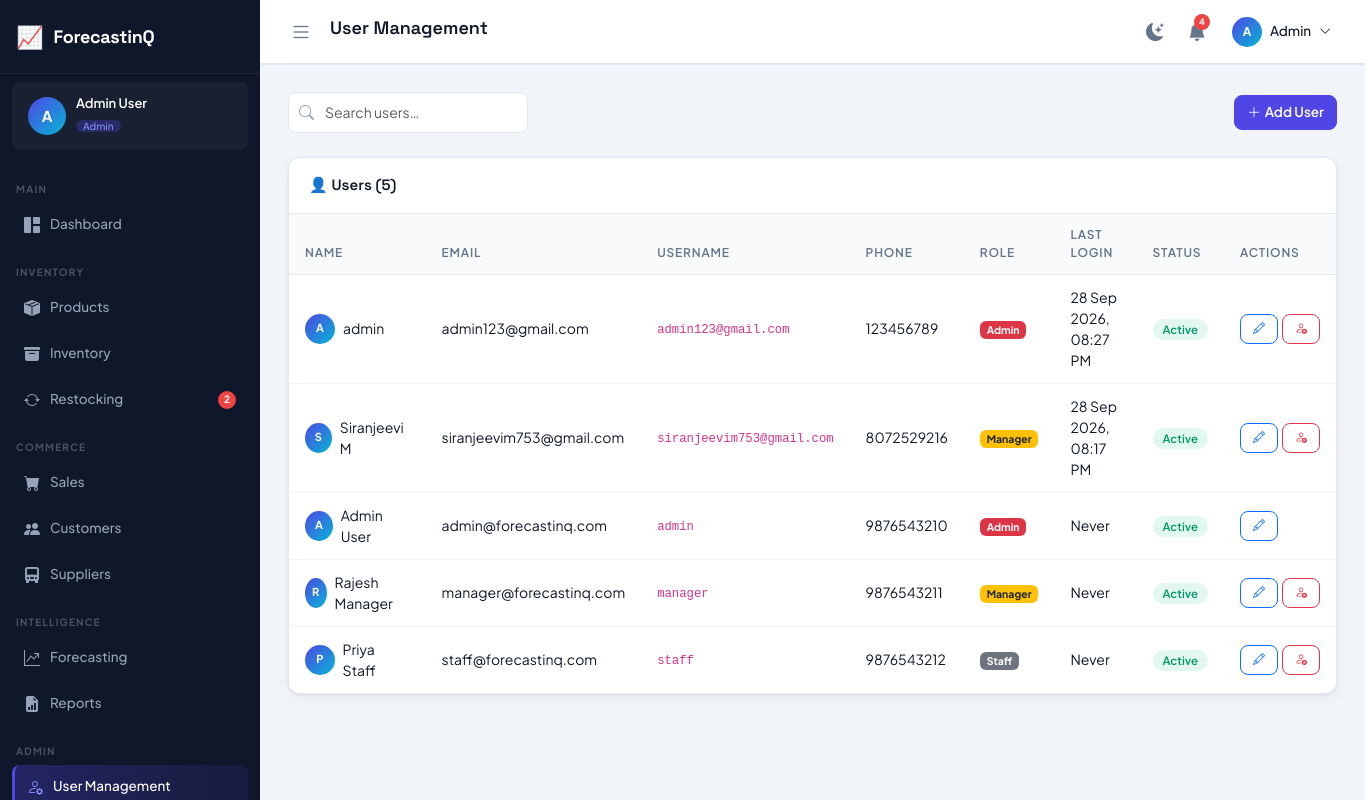
Page /users/ (signed in) on the committed database.
### tables this page shows
CREATE TABLE users (
    id INTEGER PRIMARY KEY AUTOINCREMENT,
    full_name VARCHAR(150) NOT NULL,
    email VARCHAR(150) NOT NULL UNIQUE,
    username VARCHAR(100) NOT NULL UNIQUE,
    phone VARCHAR(20),
    password_hash VARCHAR(255) NOT NULL,
    role VARCHAR(20) DEFAULT 'staff' CHECK(role IN ('admin','manager','staff')),
    status VARCHAR(20) DEFAULT 'active' CHECK(status IN ('active','inactive')),
    last_login DATETIME,
    remember_token VARCHAR(255),
    created_at TIMESTAMP DEFAULT CURRENT_TIMESTAMP,
    updated_at TIMESTAMP DEFAULT CURRENT_TIMESTAMP
);

### blueprints/users.py (the view, shortened to what this page needs)
@bp.route("/", methods=["GET", "POST"])
@login_required
@role_required("admin")
def index():
    users = dbFetchAll("SELECT * FROM users ORDER BY created_at DESC")
    for u in users:
        u["role_cls"] = "bg-danger" if u["role"] == "admin" else ("bg-warning text-dark" if u["role"] == "manager" else "bg-secondary")
    return render_template(
        "users/index.html",
        page_title="User Management", active_menu="users",
        users=users,
    )

### db.py (called while the page is built)
def get_db():
    if "db" not in g:
        g.db = sqlite3.connect(current_app.config["DATABASE_PATH"])
        g.db.row_factory = sqlite3.Row
        g.db.execute("PRAGMA foreign_keys = ON")
    return g.db

def _row_to_dict(row):
    return dict(row) if row is not None else None

def dbFetchAll(sql, params=()):
    cur = get_db().execute(sql, params)
    return [dict(r) for r in cur.fetchall()]

def dbFetchOne(sql, params=()):
    cur = get_db().execute(sql, params)
    row = cur.fetchone()
    return _row_to_dict(row)

### utils.py (called while the page is built)
def is_logged_in() -> bool:
    return bool(session.get("user_id"))

def get_current_user() -> dict:
    return {
        "id": session.get("user_id", 0),
        "name": session.get("user_name", ""),
        "email": session.get("user_email", ""),
        "role": session.get("user_role", ""),
        "username": session.get("username", ""),
    }

def login_required(view):
    @wraps(view)
    def wrapped(*args, **kwargs):
        if not is_logged_in():
            return redirect(url_for("auth.login"))
        return view(*args, **kwargs)
    return wrapped

def role_required(*roles):
    def decorator(view):
        @wraps(view)
        def wrapped(*args, **kwargs):
            if not is_logged_in():
                return redirect(url_for("auth.login"))
            if get_current_user()["role"] not in roles:
                flash("You are not authorized to view that page.", "error")
                return redirect(url_for("dashboard.index"))
            return view(*args, **kwargs)
        return wrapped
    return decorator

def generate_csrf() -> str:
    if "csrf_token" not in session:
        session["csrf_token"] = secrets.token_hex(32)
    return session["csrf_token"]

def format_datetime(value) -> str:
    if not value:
        return ""
    dt = _to_datetime(value)
    return dt.strftime("%d %b %Y, %I:%M %p") if dt else str(value)

def _to_datetime(value):
    if isinstance(value, (datetime, date)):
        return value
    if not isinstance(value, str):
        return None
    for fmt in ("%Y-%m-%d %H:%M:%S", "%Y-%m-%d", "%Y-%m-%dT%H:%M:%S"):
        try:
            return datetime.strptime(value, fmt)
        except ValueError:
            continue
    return None

def get_unread_notifications():
    user = get_current_user()
    return dbFetchAll(
        "SELECT * FROM notifications WHERE user_id = ? AND is_read = 0 ORDER BY created_at DESC LIMIT 10",
        (user["id"],),
    )

### templates/users/index.html (shortened to what this page needs)
{% extends "base.html" %}
{% block content %}
<div class="d-flex align-items-center justify-content-between mb-4 flex-wrap gap-3">
    <div class="search-bar"><i class="bi bi-search"></i><input type="text" class="form-control" placeholder="Search users…" id="tableSearch"/></div>
    <button class="btn btn-primary" data-bs-toggle="modal" data-bs-target="#userModal" onclick="openAdd()">
        <i class="bi bi-plus-lg me-1"></i>Add User
    </button>
</div>
<div class="table-card">
    <div class="table-card-header"><span class="table-card-title">👤 Users ({{ users|length }})</span></div>
    <div class="table-responsive">
        <table class="table">
            <thead><tr><th>Name</th><th>Email</th><th>Username</th><th>Phone</th><th>Role</th><th>Last Login</th><th>Status</th><th>Actions</th></tr></thead>
            <tbody>
            {% for u in users %}
            <tr>
                <td>
                    <div class="d-flex align-items-center gap-2">
                        <div class="user-avatar-sm" style="font-size:11px;">{{ u.full_name[0]|upper }}</div>
                        <span class="fw-600">{{ u.full_name }}</span>
                    </div>
                </td>
                <td>{{ u.email }}</td>
                <td><code>{{ u.username }}</code></td>
                <td>{{ u.phone or '—' }}</td>
                <td><span class="badge {{ u.role_cls }}">{{ u.role|capitalize }}</span></td>
                <td>{{ fmt_datetime(u.last_login) if u.last_login else 'Never' }}</td>
                <td>
                    <span class="badge-status {{ 'badge-in-stock' if u.status=='active' else 'badge-out-stock' }}">
                        {{ u.status|capitalize }}
                    </span>
                </td>
                <td>
                    <div class="d-flex gap-1">
                        <button class="btn btn-sm btn-outline-primary" onclick='editUser({{ u|tojson }})'><i class="bi bi-pencil"></i></button>
                        {% if u.id != current_user.id %}
                        <form method="POST" class="d-inline">
                            <button type="submit" class="btn btn-sm btn-outline-danger" data-confirm="Deactivate this user?"><i class="bi bi-person-x"></i></button>
                        </form>
                        {% endif %}
                    </div>
                </td>
            </tr>
            {% endfor %}
            </tbody>
        </table>
    </div>
</div>
{% endblock %}

### templates/base.html (shortened to what this page needs)
<!DOCTYPE html>
<html lang="en" data-theme="light">
<head>
    <link rel="stylesheet" href="https://cdn.jsdelivr.net/npm/bootstrap@5.3.3/dist/css/bootstrap.min.css"/>
    <link rel="stylesheet" href="https://cdn.jsdelivr.net/npm/bootstrap-icons@1.11.3/font/bootstrap-icons.min.css"/>
    <link rel="stylesheet" href="{{ url_for('static', filename='css/app.css') }}"/>
</head>
<body>
<aside class="sidebar" id="sidebar">
    <div class="sidebar-header">
        <a href="{{ url_for('dashboard.index') }}" class="brand">
            <span class="brand-icon">📈</span>
            <span class="brand-name">{{ app_name }}</span>
        </a>
    </div>
    <div class="sidebar-user">
        <div class="user-avatar">{{ (current_user.name or '?')[0]|upper }}</div>
        <div class="user-info">
            <div class="user-name">{{ current_user.name }}</div>
            <div class="user-role badge">{{ current_user.role|capitalize }}</div>
        </div>
    </div>
    <nav class="sidebar-nav">
        <div class="nav-section-title">Main</div>
        <a href="{{ url_for('dashboard.index') }}" class="nav-item {{ 'active' if active_menu=='dashboard' else '' }}">
            <i class="bi bi-grid-1x2-fill"></i><span>Dashboard</span>
        </a>
        {% if 'products' in enabled or 'inventory' in enabled %}
        <div class="nav-section-title">Inventory</div>
        {% if 'products' in enabled %}
        <a href="{{ url_for('products.index') }}" class="nav-item {{ 'active' if active_menu=='products' else '' }}">
            <i class="bi bi-box-seam-fill"></i><span>Products</span>
        </a>
        {% endif %}
        {% if 'inventory' in enabled %}
        <a href="{{ url_for('inventory.index') }}" class="nav-item {{ 'active' if active_menu=='inventory' else '' }}">
            <i class="bi bi-archive-fill"></i><span>Inventory</span>
        </a>
        <a href="{{ url_for('inventory.restocking') }}" class="nav-item {{ 'active' if active_menu=='restocking' else '' }}">
            <i class="bi bi-arrow-repeat"></i><span>Restocking</span>
            {% if low_stock_count > 0 %}
            <span class="badge-dot">{{ low_stock_count }}</span>
            {% endif %}
        </a>
        {% endif %}
        {% endif %}
        {% if 'sales' in enabled or 'customers' in enabled or 'suppliers' in enabled %}
        <div class="nav-section-title">Commerce</div>
        {% if 'sales' in enabled %}
        <a href="{{ url_for('sales.index') }}" class="nav-item {{ 'active' if active_menu=='sales' else '' }}">
            <i class="bi bi-cart-fill"></i><span>Sales</span>
        </a>
        {% endif %}
        {% if 'customers' in enabled %}
        <a href="{{ url_for('customers.index') }}" class="nav-item {{ 'active' if active_menu=='customers' else '' }}">
            <i class="bi bi-people-fill"></i><span>Customers</span>
        </a>
        {% endif %}
        {% if 'suppliers' in enabled %}
        <a href="{{ url_for('suppliers.index') }}" class="nav-item {{ 'active' if active_menu=='suppliers' else '' }}">
            <i class="bi bi-truck-front-fill"></i><span>Suppliers</span>
        </a>
        {% endif %}
        {% endif %}
        {% if 'forecasting' in enabled or 'reports' in enabled %}
        <div class="nav-section-title">Intelligence</div>
        {% if 'forecasting' in enabled %}
        <a href="{{ url_for('forecasting.index') }}" class="nav-item {{ 'active' if active_menu=='forecasting' else '' }}">
            <i class="bi bi-graph-up-arrow"></i><span>Forecasting</span>
        </a>
        {% endif %}
        {% if 'reports' in enabled %}
        <a href="{{ url_for('reports.index') }}" class="nav-item {{ 'active' if active_menu=='reports' else '' }}">
            <i class="bi bi-file-earmark-bar-graph-fill"></i><span>Reports</span>
        </a>
        {% endif %}
        {% endif %}
        {% if current_user.role == 'admin' and ('users' in enabled or 'settings' in enabled) %}
        <div class="nav-section-title">Admin</div>
        {% if 'users' in enabled %}
        <a href="{{ url_for('users.index') }}" class="nav-item {{ 'active' if active_menu=='users' else '' }}">
            <i class="bi bi-person-gear"></i><span>User Management</span>
        </a>
        {% endif %}
        {% endif %}
    </nav>
</aside>
<div class="main-wrapper" id="mainWrapper">
    <header class="topbar">
        <div class="topbar-left">
            <button class="toggle-sidebar" id="toggleSidebar">
                <i class="bi bi-list"></i>
            </button>
            <h1 class="page-title">{{ page_title|default('Dashboard') }}</h1>
        </div>
        <div class="topbar-right">
            <button class="topbar-btn" id="themeToggle" title="Toggle Theme">
                <i class="bi bi-moon-stars-fill" id="themeIcon"></i>
            </button>
            <div class="dropdown">
                <button class="topbar-btn position-relative" data-bs-toggle="dropdown">
                    <i class="bi bi-bell-fill"></i>
                    {% if notif_count > 0 %}
                    <span class="notif-badge">{{ notif_count }}</span>
                    {% endif %}
                </button>
            </div>
            <div class="dropdown">
                <button class="user-menu-btn" data-bs-toggle="dropdown">
                    <div class="user-avatar-sm">{{ (current_user.name or '?')[0]|upper }}</div>
                    <span class="d-none d-md-inline">{{ current_user.name.split(' ')[0] if current_user.name else '' }}</span>
                    <i class="bi bi-chevron-down small"></i>
                </button>
            </div>
        </div>
    </header>
    <main class="page-content">
    {% block content %}{% endblock %}
    </main>
</div>
</body>
</html>

### rows in the picture
users: name "Admin User", full_name "A", full_name "Admin User", email "admin@forecastinq.com", username "admin", phone "9876543210", role "Admin", fmt_datetime "Never", status "Active"
users: full_name "A", full_name "admin", email "admin123@gmail.com", username "admin123@gmail.com", phone "123456789", role "Admin", last_login "28 Sep 2026, 08:27 PM", status "Active"
users: full_name "S", full_name "Siranjeevi M", email "siranjeevim753@gmail.com", username "siranjeevim753@gmail.com", phone "8072529216", role "Manager", last_login "28 Sep 2026, 08:17 PM", status "Active"
users: full_name "R", full_name "Rajesh Manager", email "manager@forecastinq.com", username "manager", phone "9876543211", role "Manager", fmt_datetime "Never", status "Active"
users: full_name "P", full_name "Priya Staff", email "staff@forecastinq.com", username "staff", phone "9876543212", role "Staff", fmt_datetime "Never", status "Active"

### other values in the picture
{{ app_name }} "ForecastinQ"
{{ (current_user.name or '?')[0]|upper }} "A"
{{ current_user.role|capitalize }} "Admin"
{{ low_stock_count }} "2"
{{ page_title|default('Dashboard') }} "User Management"
{{ notif_count }} "4"
{{ current_user.name.split(' ')[0] if current_user.name else '' }} "Admin"
{{ users|length }} "5"
